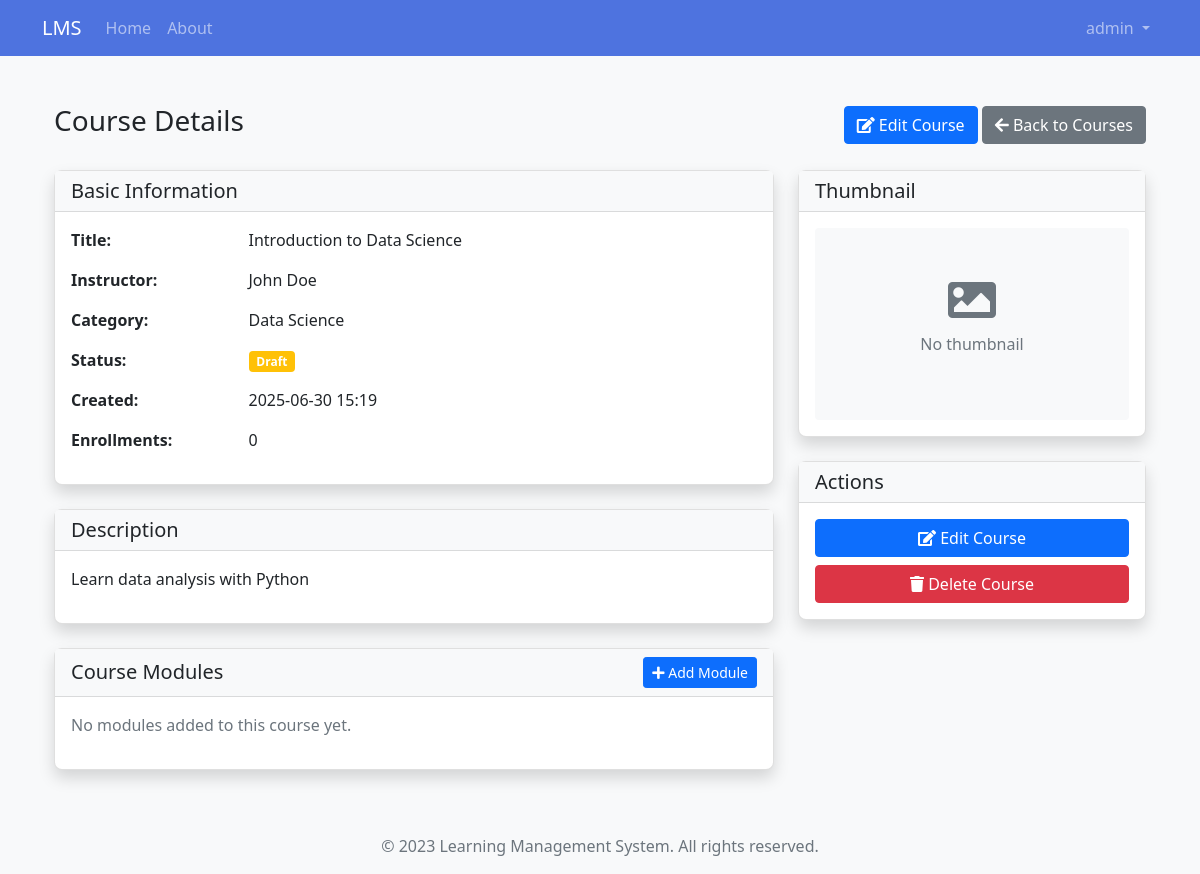
Page /admin/courses/3/view (signed in) on the earlier database version.
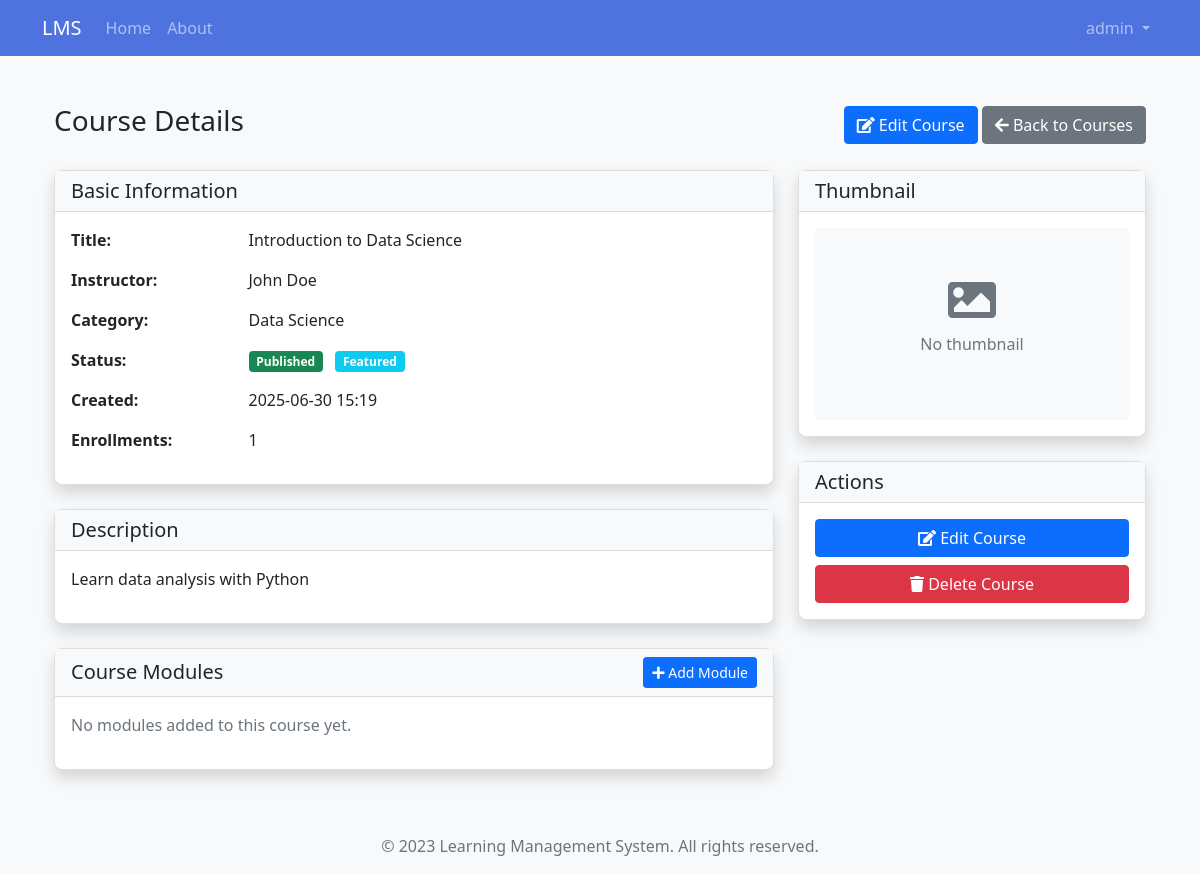
Same page on the later database version.
### app/routes/admin.py (the view)
@admin.route('/courses/<int:course_id>/view')
@login_required
@admin_required
def view_course(course_id):
    course = Course.query.get_or_404(course_id)
    enrollment_count = Enrollment.query.filter_by(course_id=course_id).count()
    return render_template('admin/view_course.html',
                           course=course,
                           enrollment_count=enrollment_count)

### app/models/user.py (called while the page is built)
@login_manager.user_loader
def load_user(user_id):
    return User.query.get(int(user_id))

    def get_full_name(self):
        return f"{self.first_name} {self.last_name}"

### app/routes/admin.py (called while the page is built)
def admin_required(f):
    @wraps(f)
    def decorated_function(*args, **kwargs):
        if not current_user.is_authenticated or current_user.role != UserRole.ADMIN:
            flash('You do not have permission to access this page.', 'danger')
            return redirect(url_for('main.index'))
        return f(*args, **kwargs)
    return decorated_function

### app/templates/admin/view_course.html (shortened to what the changed rows need)
{% extends 'base.html' %}
{% block content %}
<div class="container-fluid py-4">
    <div class="d-flex justify-content-between align-items-center mb-4">
        <h1 class="h3">Course Details</h1>
    </div>
    <div class="row">
        <div class="col-md-8">
            <div class="card shadow mb-4">
                <div class="card-body">
                    <div class="row mb-3">
                        <div class="col-md-9">
                            {% if course.is_published %}
                            <span class="badge bg-success">Published</span>
                            {% else %}
                            <span class="badge bg-warning">Draft</span>
                            {% endif %}
                            {% if course.is_featured %}
                            <span class="badge bg-info ms-2">Featured</span>
                            {% endif %}
                        </div>
                    </div>
                    <div class="row mb-3">
                        <div class="col-md-3 fw-bold">Enrollments:</div>
                        <div class="col-md-9">{{ enrollment_count }}</div>
                    </div>
                </div>
            </div>
        </div>
    </div>
</div>
{% endblock %}

Differences in the rows shown:
changed Course "Introduction to Data Science": is_published False → True (drawn); is_featured False → True (drawn)
Other differences:
{{ enrollment_count }}: "0" → "1"
text no longer shown: "Draft"
text now shown: "Published Featured"
